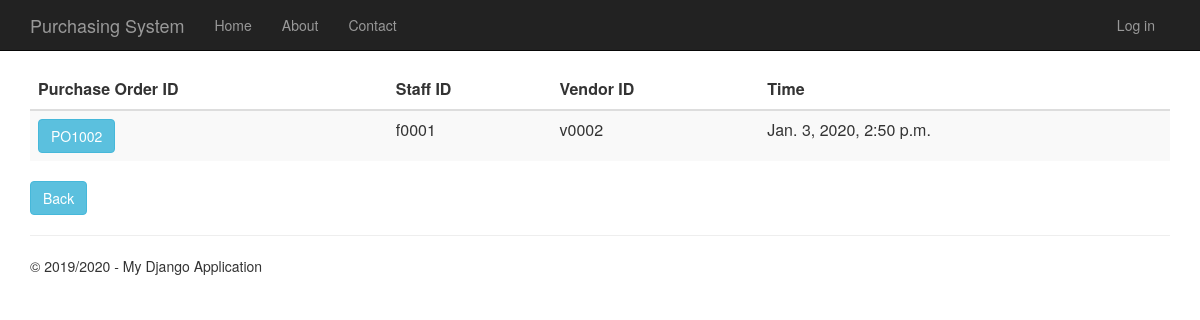
Before: /purchaseorderhistory with the older database file.
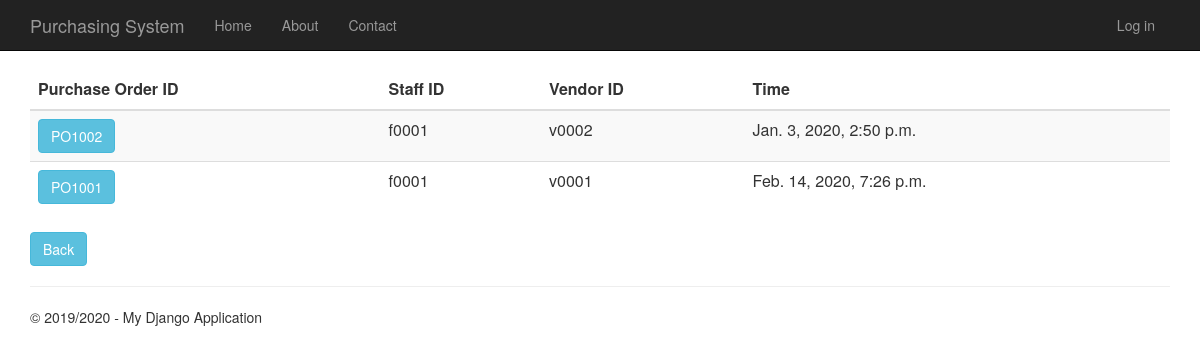
After: the same page with the newer database file.
### PurchaseOrder/models.py (models this page shows, shortened)
class PurchaseOrder(models.Model):
    purchase_order_id = models.CharField(primary_key=True, max_length=10)
    shipping_instructions = models.TextField()
    time_created = models.DateTimeField()
    description = models.TextField(null=True,default=None, blank=True)
    total_price = models.DecimalField(max_digits=10, decimal_places=2, default=Decimal('0.00'))
    person_id = models.ForeignKey(Person)
    vendor_id = models.ForeignKey(Vendor)
    quotation_id = models.OneToOneField(Quotation)

### app/models.py (models this page shows, shortened)
class Person(models.Model):
    user_id = models.OneToOneField(User)
    person_id = models.CharField(primary_key=True, max_length=10)
    person_name = models.TextField()
    person_address = models.TextField()
    person_phone_number = models.TextField()
    person_role = models.TextField(default = 'EMPLOYEE')

class Vendor(models.Model):
    vendor_id = models.CharField(primary_key=True, max_length=10)
    vendor_name = models.TextField()
    vendor_phone_number = models.TextField()
    vendor_address = models.TextField()
    vendor_email = models.TextField()
    def __str__(self):
        return str(self.vendor_id)

### PurchaseOrder/views.py (the view)
# urls.py: url(r'^purchaseorderhistory', PurchaseOrder.views.purchaseorderhistory, name="purchase_order_history"),
def purchaseorderhistory(request):
    purchase_orders = PurchaseOrder.objects.all()
    context = {
            'title':'Purchase Order History',
            'rows':purchase_orders,
            'year':'2019/2020'
        }
    return render(request,'PurchaseOrder/purchaseorderhistory.html',context)

### PurchaseOrder/templates/PurchaseOrder/purchaseorderhistory.html
{% extends "app/layout.html" %}
{% block content %}
<div class="purcahseorderhistory margintop" >
    <form action="purchaseorderhistorydetails" method="GET">
        <table class="table table-striped margintop">
          <thead>
            <tr>
              <th scope="col" class="fontlabel">Purchase Order ID</th>
              <th scope="col" class="fontlabel">Staff ID</th>
              <th scope="col" class="fontlabel">Vendor ID</th>
              <th scope="col" class="fontlabel">Time</th>
            </tr>
          </thead>
          <tbody>
              {% for r in rows %}
            <tr>
                 <td><button type="submit" name="po_id" value="{{r.purchase_order_id}}" class="btn btn-info" >{{r.purchase_order_id}}</button></td>
                 <td>{{r.person_id.person_id}}</td>
                 <td>{{r.vendor_id}}</td>
                 <td>{{r.time_created}}</td>
            </tr>
              {% endfor %}
          </tbody>
        </table>
    </form>
    <form action="menu">
        <div class="margintop">
            <button type="submit" class="btn btn-info" >Back</button>
        </div>
    </form>
</div>
{% endblock %}

Changed rows visible on the page:
added PurchaseOrder: purchase_order_id "PO1001", person_id.person_id "f0001", vendor_id "v0001", time_created "Feb. 14, 2020, 7:26 p.m."
